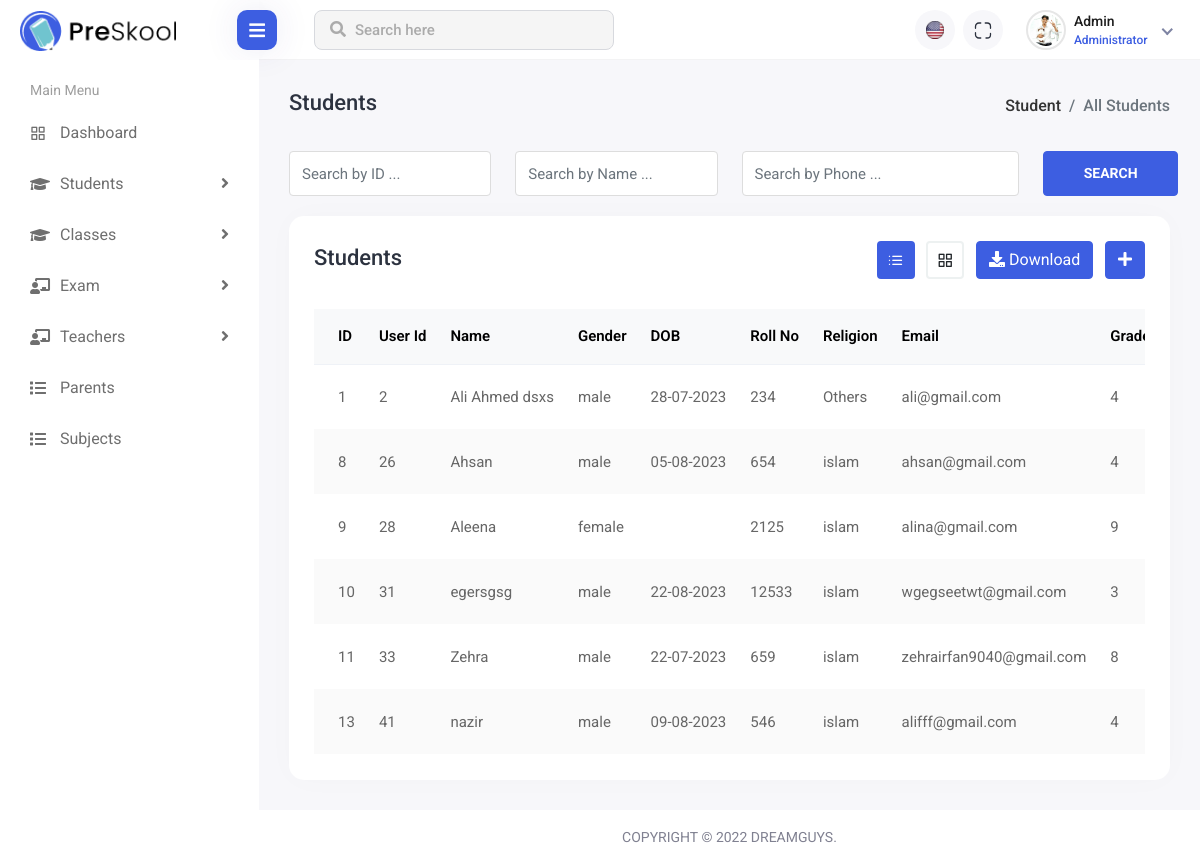
/backend/admin/students.php (signed in), run on the app's committed database.
### tables this page shows
CREATE TABLE `student` (
  `id` int(255) NOT NULL,
  `user_id` int(255) NOT NULL,
  `school_id` int(255) NOT NULL,
  `name` varchar(150) NOT NULL,
  `gender` varchar(100) NOT NULL,
  `grade` int(255) NOT NULL,
  `dob` varchar(150) NOT NULL,
  `roll_no` int(100) NOT NULL,
  `religion` varchar(500) NOT NULL,
  `email` varchar(500) NOT NULL,
  `phone_no` varchar(500) NOT NULL,
  `image` varchar(500) DEFAULT NULL
);

### backend/admin/model/_viewstudent.php (called while the page is built, shortened)
<?php
include "controller/connection.php";
$school_id = $_SESSION['school_id'];
$sql = "SELECT * FROM `student` WHERE `school_id` = $school_id";
$res = mysqli_query($conn,$sql);
?>

### backend/admin/students.php (the view, shortened to what this page needs)
<!DOCTYPE html>
<html lang="en">
<head>
    <link rel="stylesheet" href="../assets/plugins/bootstrap/css/bootstrap.min.css">
    <link rel="stylesheet" href="../assets/plugins/feather/feather.css">
    <link rel="stylesheet" href="../assets/plugins/icons/flags/flags.css">
    <link rel="stylesheet" href="../assets/plugins/fontawesome/css/fontawesome.min.css">
    <link rel="stylesheet" href="../assets/plugins/fontawesome/css/all.min.css">
    <link rel="stylesheet" href="../assets/plugins/datatables/datatables.min.css">
    <link rel="stylesheet" href="../assets/css/style.css">
</head>
<body>
    <div class="main-wrapper">
    <?php include "controller/nav.php"; ?>
        <div class="page-wrapper">
            <div class="content container-fluid">
                <div class="page-header">
                    <div class="row">
                        <div class="col-sm-12">
                            <div class="page-sub-header">
                                <h3 class="page-title">Students</h3>
                                <ul class="breadcrumb">
                                    <li class="breadcrumb-item"><a href="students.html">Student</a></li>
                                    <li class="breadcrumb-item active">All Students</li>
                                </ul>
                            </div>
                        </div>
                    </div>
                </div>
                <div class="student-group-form">
                    <div class="row">
                        <div class="col-lg-3 col-md-6">
                            <div class="form-group">
                                <input type="text" class="form-control" placeholder="Search by ID ...">
                            </div>
                        </div>
                        <div class="col-lg-3 col-md-6">
                            <div class="form-group">
                                <input type="text" class="form-control" placeholder="Search by Name ...">
                            </div>
                        </div>
                        <div class="col-lg-4 col-md-6">
                            <div class="form-group">
                                <input type="text" class="form-control" placeholder="Search by Phone ...">
                            </div>
                        </div>
                        <div class="col-lg-2">
                            <div class="search-student-btn">
                                <button type="btn" class="btn btn-primary">Search</button>
                            </div>
                        </div>
                    </div>
                </div>
                <div class="row">
                    <div class="col-sm-12">
                        <div class="card card-table comman-shadow">
                            <div class="card-body">
                                <div class="page-header">
                                    <div class="row align-items-center">
                                        <div class="col">
                                            <h3 class="page-title">Students</h3>
                                        </div>
                                        <div class="col-auto text-end float-end ms-auto download-grp">
                                            <a href="students.html" class="btn btn-outline-gray me-2 active"><i class="feather-list"></i></a>
                                            <a href="students-grid.html" class="btn btn-outline-gray me-2"><i class="feather-grid"></i></a>
                                            <a href="../export_student.php" class="btn btn-outline-primary me-2"><i class="fas fa-download"></i> Download</a>
                                            <a href="add-student.html" class="btn btn-primary"><i class="fas fa-plus"></i></a>
                                        </div>
                                    </div>
                                </div>
                                <div class="table-responsive">
                                    <table class="table border-0 star-student table-hover table-center mb-0 datatable table-striped">
                                        <thead class="student-thread">
                                            <tr>
                                                <th>ID</th>
                                                <th>User Id</th>
                                                <th>Name</th>
                                                <th>Gender</th>
                                                <th>DOB</th>
                                                <th>Roll No</th>
                                                <th>Religion</th>
                                                <th>Email</th>
                                                <th>Grade</th>
                                            </tr>
                                        </thead>
                                        <tbody>
                                            <tr>
                                                <?php include "model/_viewstudent.php"; ?>
                                                <?php
                                                while($row = mysqli_fetch_assoc($res))
                                                {
                                                    echo'
                                                <td>'.$row['id'].'</td>
                                                <td>'.$row['user_id'].'</td>
                                                <td>'.$row['name'].'</td>
                                                <td>'.$row['gender'].'</td>
                                                <td>'.$row['dob'].'</td>
                                                <td>'.$row['roll_no'].'</td>
                                                <td>'.$row['religion'].'</td>
                                                <td>'.$row['email'].'</td>
                                                <td>'.$row['grade'].'</td>
                                                <td>'.$row['phone_no'].'</td>
                                                <td class="text-end">
                                                    <div class="actions ">
                                                        <a href="edit-student.php?update='?><?php echo $row['id'];?><?php echo'" class="btn btn-sm bg-danger-light">
                                                        <i class="feather-edit"></i>
                                                        </a>
                                                    </div>
                                                </td>
                                                </tr>';
                                                ?>
                                                <?php
                                                }
                                                ?>
                                        </tbody>
                                    </table>
                                </div>
                            </div>
                        </div>
                    </div>
                </div>
            </div>
            <footer>
                <p>Copyright © 2022 Dreamguys.</p>
            </footer>
        </div>
    </div>
</body>
</html>

### backend/admin/controller/nav.php (shortened to what this page needs)
<div class="header">
    <div class="header-left">
        <a href="index.php" class="logo">
            <img src="../assets/img/logo.png" alt="Logo">
        </a>
    </div>
    <div class="menu-toggle">
        <a href="javascript:void(0);" id="toggle_btn">
            <i class="fas fa-bars"></i>
        </a>
    </div>
    <div class="top-nav-search">
        <form>
            <input type="text" class="form-control" placeholder="Search here">
            <button class="btn" type="submit"><i class="fas fa-search"></i></button>
        </form>
    </div>
    <ul class="nav user-menu">
        <li class="nav-item dropdown noti-dropdown language-drop me-2">
            <a href="#" class="dropdown-toggle nav-link header-nav-list" data-bs-toggle="dropdown">
                <img src="../assets/img/icons/header-icon-01.svg" alt="">
            </a>
        <li class="nav-item zoom-screen me-2">
            <a href="#" class="nav-link header-nav-list win-maximize">
                <img src="../assets/img/icons/header-icon-04.svg" alt="">
            </a>
        </li>
        <li class="nav-item dropdown has-arrow new-user-menus">
            <a href="#" class="dropdown-toggle nav-link" data-bs-toggle="dropdown">
                <span class="user-img">
                    <img class="rounded-circle" src="../assets/img/profiles/avatar-01.jpg" width="31" alt="Soeng Souy">
                    <div class="user-text">
                        <h6><?php echo $_SESSION['name']; ?></h6>
                        <p class="text-muted mb-0">Administrator</p>
                    </div>
                </span>
            </a>
        </li>
    </ul>
</div>
<div class="sidebar" id="sidebar">
    <div class="sidebar-inner slimscroll">
        <div id="sidebar-menu" class="sidebar-menu">
            <ul>
                <li class="menu-title">
                    <span>Main Menu</span>
                </li>
                <li>
                    <a href="index.php"><i class="feather-grid"></i> <span> Dashboard</span></a>
                </li>
                <li class="submenu">
                    <a href="#"><i class="fas fa-graduation-cap"></i> <span> Students</span> <span class="menu-arrow"></span></a>
                </li>
                <li class="submenu">
                    <a href="#"><i class="fas fa-graduation-cap"></i> <span> Classes</span> <span class="menu-arrow"></span></a>
                </li>
                <li class="submenu">
                    <a href="#"><i class="fas fa-chalkboard-teacher"></i> <span> Exam</span> <span class="menu-arrow"></span></a>
                </li>
                <li class="submenu">
                    <a href="#"><i class="fas fa-chalkboard-teacher"></i> <span> Teachers</span> <span class="menu-arrow"></span></a>
                </li>
                <li>
                    <a href="parents.php"><i class="fa fa-list"></i> <span>Parents</span></a>
                </li>
                <li>
                    <a href="subjects.php"><i class="fa fa-list"></i> <span>Subjects</span></a>
                </li>
            </ul>
        </div>
    </div>
</div>

### data on the page
student: id "1", user "2", name "Ali Ahmed dsxs", gender "male", dob "28-07-2023", roll_no "234", religion "Others", email "ali@gmail.com", grade "4"
student: id "8", user "26", name "Ahsan", gender "male", dob "05-08-2023", roll_no "654", religion "islam", email "ahsan@gmail.com", grade "4"
student: id "9", user "28", name "Aleena", gender "female", roll_no "2125", religion "islam", email "alina@gmail.com", grade "9"
student: id "10", user "31", name "egersgsg", gender "male", dob "22-08-2023", roll_no "12533", religion "islam", email "wgegseetwt@gmail.com", grade "3"
student: id "11", user "33", name "Zehra", gender "male", dob "22-07-2023", roll_no "659", religion "islam", email "zehrairfan9040@gmail.com", grade "8"
student: id "13", user "41", name "nazir", gender "male", dob "09-08-2023", roll_no "546", religion "islam", email "alifff@gmail.com", grade "4"

### other printed values
$_SESSION['name'] "Admin"
